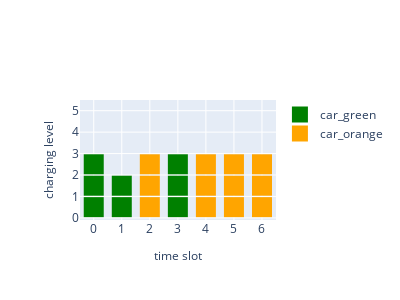

Source (notebook cell):
### Markdown cell above
We can plot the solution with the provided function `plot_charging_schedule`

### Code cell
from utils import plot_charging_schedule

fig = plot_charging_schedule(charging_unit, qcio_minimization_result.x, marker_size=20)
fig.update_layout(width=400, height=300)
fig.show()

### Figure 1 — Plotly figure (JSON) as saved in the notebook; plotly's stock layout.template omitted (floating-point values rounded to 4 significant figures)
{"data": [{"marker": {"color": "green", "size": 20, "symbol": "square"}, "mode": "markers", "name": "car_green", "showlegend": true, "type": "scatter", "x": [0.5, 0.5, 0.5], "y": [0, 1, 2]}, {"marker": {"color": "orange", "size": 20, "symbol": "square"}, "mode": "markers", "name": "car_orange", "showlegend": true, "type": "scatter", "x": [], "y": []}, {"marker": {"color": "green", "size": 20, "symbol": "square"}, "mode": "markers", "name": "car_green", "showlegend": false, "type": "scatter", "x": [1.5, 1.5], "y": [0, 1]}, {"marker": {"color": "orange", "size": 20, "symbol": "square"}, "mode": "markers", "name": "car_orange", "showlegend": true, "type": "scatter", "x": [], "y": []}, {"marker": {"color": "green", "size": 20, "symbol": "square"}, "mode": "markers", "name": "car_green", "showlegend": false, "type": "scatter", "x": [], "y": []}, {"marker": {"color": "orange", "size": 20, "symbol": "square"}, "mode": "markers", "name": "car_orange", "showlegend": true, "type": "scatter", "x": [2.5, 2.5, 2.5], "y": [0, 1, 2]}, {"marker": {"color": "green", "size": 20, "symbol": "square"}, "mode": "markers", "name": "car_green", "showlegend": false, "type": "scatter", "x": [3.5, 3.5, 3.5], "y": [0, 1, 2]}, {"marker": {"color": "orange", "size": 20, "symbol": "square"}, "mode": "markers", "name": "car_orange", "showlegend": false, "type": "scatter", "x": [], "y": []}, {"marker": {"color": "green", "size": 20, "symbol": "square"}, "mode": "markers", "name": "car_green", "showlegend": false, "type": "scatter", "x": [], "y": []}, {"marker": {"color": "orange", "size": 20, "symbol": "square"}, "mode": "markers", "name": "car_orange", "showlegend": false, "type": "scatter", "x": [4.5, 4.5, 4.5], "y": [0, 1, 2]}, {"marker": {"color": "green", "size": 20, "symbol": "square"}, "mode": "markers", "name": "car_green", "showlegend": false, "type": "scatter", "x": [], "y": []}, {"marker": {"color": "orange", "size": 20, "symbol": "square"}, "mode": "markers", "name": "car_orange", "showlegend": false, "type": "scatter", "x": [5.5, 5.5, 5.5], "y": [0, 1, 2]}, {"marker": {"color": "green", "size": 20, "symbol": "square"}, "mode": "markers", "name": "car_green", "showlegend": false, "type": "scatter", "x": [], "y": []}, {"marker": {"color": "orange", "size": 20, "symbol": "square"}, "mode": "markers", "name": "car_orange", "showlegend": false, "type": "scatter", "x": [6.5, 6.5, 6.5], "y": [0, 1, 2]}], "layout": {"height": 300, "width": 400, "xaxis": {"dtick": 1, "range": [0.01, 7], "tick0": 1, "ticktext": [0, 1, 2, 3, 4, 5, 6], "tickvals": [0.5, 1.5, 2.5, 3.5, 4.5, 5.5, 6.5], "title": {"font": {"size": 12}, "text": "time slot"}}, "yaxis": {"range": [-0.6, 5], "ticktext": [0, 1, 2, 3, 4, 5], "tickvals": [-0.5, 0.5, 1.5, 2.5, 3.5, 4.5], "title": {"font": {"size": 12}, "text": "charging level"}, "zeroline": false}}}
